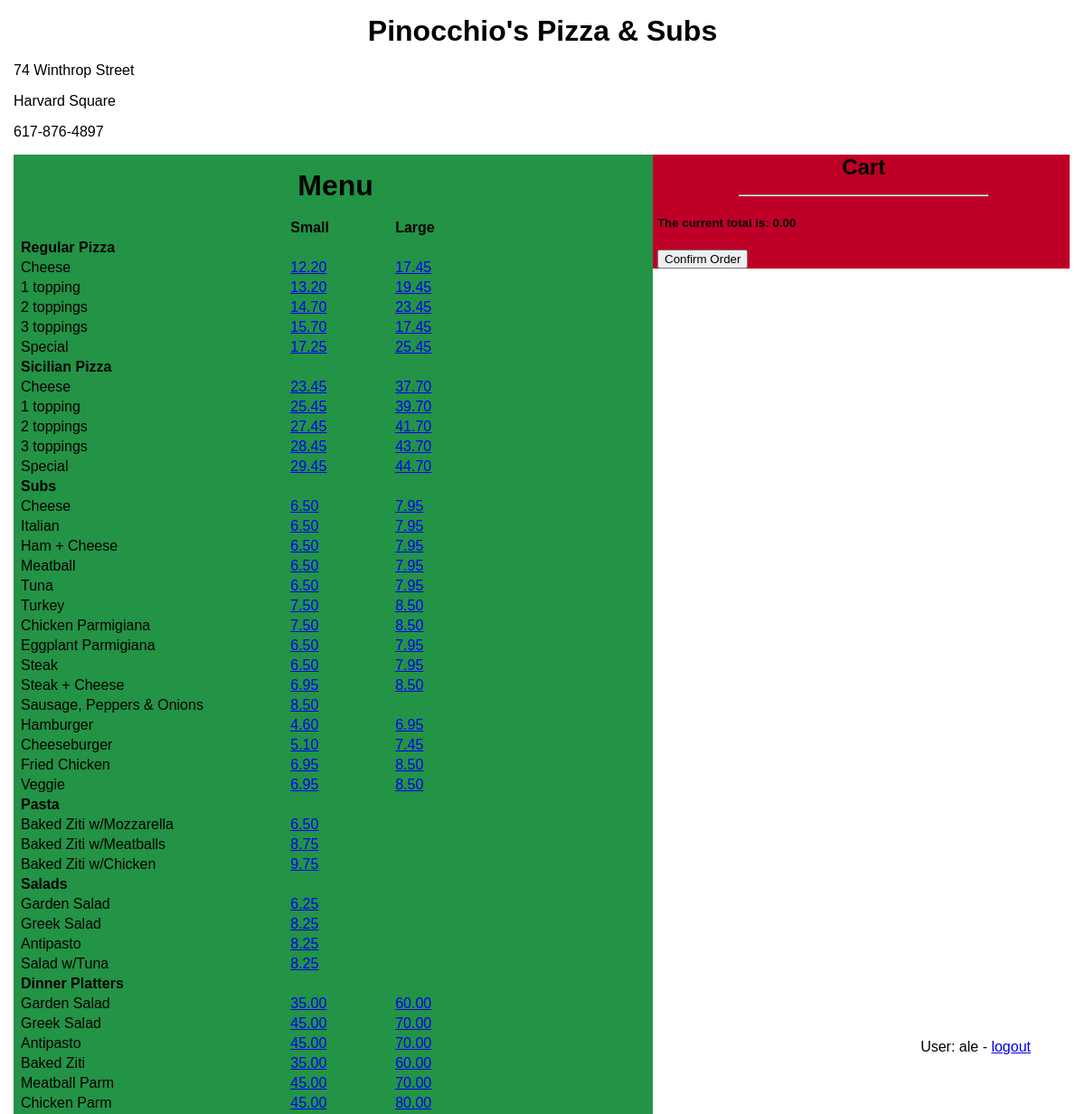
The app's page / (signed in) with its own data.
### orders/models.py (models this page shows)
class Menu(models.Model):
	class_name = models.CharField(max_length=30)
	mtype = models.CharField(max_length=5, default='pasta')
	name = models.CharField(max_length=30)
	num_toppings = models.IntegerField()
	size = models.BooleanField(default=True)
	price = models.DecimalField(max_digits=5, decimal_places=2)
	price_big = models.DecimalField(max_digits=5, decimal_places=2, null=True)

### orders/views.py (the view)
# urls.py: path("", views.index, name="index"),
def index(request):
	logger = logging.getLogger('applog')
	menu = list(Menu.objects.all())
	context = {
		"class_names" : ['Regular Pizza', 'Sicilian Pizza', 'Subs', 'Pasta', 'Salads', 'Dinner Platters'],
		"items" : list(menu),
	}
	return render(request, "orders/index.html", context)

### orders/templates/orders/index.html (shortened to what this page needs)
{% extends "orders/base.html" %}
{% block body %}
{% if user.is_authenticated %}
<div id="allcont" class="container">
	<div class="title">
		<h1>Pinocchio's Pizza & Subs</h1>
		<p>74 Winthrop Street</p>
		<p>Harvard Square</p>
		<p>617-876-4897</p>
	</div>
	<div class="menu">
	    <h1>Menu</h1>
    	<table>
			<tr>
				<td></td>
				<td style="font-weight: bold;">Small</td>
			    <td style="font-weight: bold;">Large</td>
			</tr>
			{% for c in class_names %}
				<tr >
					<td style="font-weight: bold;">{{ c }}</td>
				</tr>
				{% for item in items %}
					{% if item.class_name == c %}
					 	<tr>
					    	<td width="65%">{{ item.name }}</td>
						    <td width="25%">
						    	{% if item.price %}
						    	<a href="#" onclick='javascript:addToCart("{{item.class_name}}", "{{item.mtype}}", "{{item.name}}", "{{item.price}}", "{{item.num_toppings}}", "small", "{{user.username}}");'>{{ item.price }}</a>
						    	{% endif %}
						    </td>
						    <td width="25%">
						    	{% if item.price_big %}
						    	<a href="#" onclick='javascript:addToCart("{{item.class_name}}", "{{item.mtype}}", "{{item.name}}", "{{item.price_big}}", "{{item.num_toppings}}", "large", "{{user.username}}");'>{{ item.price_big }}
						    	</a>
						    	{% endif %}
						    </td>
						</tr>
					{% endif %}
				{% endfor %}
			{% endfor %}
		</table>
	</div>
	<div class="cartdiv">
		<div class="cart">
			<form action="{% url 'confirm_order' %}" method="post" name='cartconf'>
				<h2>Cart</h2>
				<hr>
				<h5 id="total"></h5>
				<input type="submit" name='cart' value='Confirm Order', onclick="carttotal();">
			</form>
		</div>
		<div class="logout"><p>User: {{ user }} - <a href="{% url 'logout' %}">logout</a></p></div>
	</div>
</div>
{% else %}
	<p>You are not logged in</p>
	<p><a href="{% url 'signup' %}">signup</a></p>
	<p><a href="{% url 'login' %}">login</a></p>
{% endif %}
{% endblock %}

### orders/templates/orders/base.html (shortened to what this page needs)
{% load static %}
{% load mytags %}
<!DOCTYPE html>
<html>
    <head>
        <link rel="stylesheet" href="{% static 'orders/styles.css' %}"/>
    </head>
    <body>
        {% block body %}
        {% endblock %}
    </body>
</html>

### orders/static/orders/styles.css (style rules this page uses)
body { font-family: sans-serif; ext-align: center; font-family: Verdana,Arial,Helvetica,sans-serif; margin: 0; }
.container { max-width:1170px; margin:auto; }
.title { width: 100%; background-color: white; }
.menu { float: left; overflow: hidden; padding: 0 0px 0 5px; width: 60%; border-right:1px; background-color: #239346; }
.cartdiv { float: left; padding: 0 0 0 5px; width: 39%; background-color: #be0027; }
.logout { position:fixed; top:92%; right:5%; }
hr { color:black; width: 60%; margin-left: auto; margin-right: auto; }
div.menu table { vertical-align: top; }
html, body { background-color: white; }
h1,h2 { text-align: center; font-family: Verdana,Arial,Helvetica,sans-serif; margin: 0; }
h1 { margin-bottom: 0.5em; margin-top: 0.5em; }
td { vertical-align: top }

### records on screen
Menu: name "Cheese", price "12.20", price_big "17.45"
Menu: name "1 topping", price "13.20", price_big "19.45"
Menu: name "2 toppings", price "14.70", price_big "23.45"
Menu: name "3 toppings", price "15.70", price_big "17.45"
Menu: name "Special", price "17.25", price_big "25.45"
Menu: name "Cheese", price "23.45", price_big "37.70"
Menu: name "1 topping", price "25.45", price_big "39.70"
Menu: name "2 toppings", price "27.45", price_big "41.70"
Menu: name "3 toppings", price "28.45", price_big "43.70"
Menu: name "Special", price "29.45", price_big "44.70"
Menu: name "Cheese", price "6.50", price_big "7.95"
Menu: name "Italian", price "6.50", price_big "7.95"
Menu: name "Ham + Cheese", price "6.50", price_big "7.95"
Menu: name "Meatball", price "6.50", price_big "7.95"
Menu: name "Tuna", price "6.50", price_big "7.95"
Menu: name "Turkey", price "7.50", price_big "8.50"
Menu: name "Chicken Parmigiana", price "7.50", price_big "8.50"
Menu: name "Eggplant Parmigiana", price "6.50", price_big "7.95"
Menu: name "Steak", price "6.50", price_big "7.95"
Menu: name "Steak + Cheese", price "6.95", price_big "8.50"
Menu: name "Sausage, Peppers & Onions", price "8.50"
Menu: name "Hamburger", price "4.60", price_big "6.95"
Menu: name "Cheeseburger", price "5.10", price_big "7.45"
Menu: name "Fried Chicken", price "6.95", price_big "8.50"
Menu: name "Veggie", price "6.95", price_big "8.50"
Menu: name "Baked Ziti w/Mozzarella", price "6.50"
Menu: name "Baked Ziti w/Meatballs", price "8.75"
Menu: name "Baked Ziti w/Chicken", price "9.75"
Menu: name "Garden Salad", price "6.25"
Menu: name "Greek Salad", price "8.25"
Menu: name "Antipasto", price "8.25"
Menu: name "Salad w/Tuna", price "8.25"
Menu: name "Garden Salad", price "35.00", price_big "60.00"
Menu: name "Greek Salad", price "45.00", price_big "70.00"
Menu: name "Antipasto", price "45.00", price_big "70.00"
Menu: name "Baked Ziti", price "35.00", price_big "60.00"
Menu: name "Meatball Parm", price "45.00", price_big "70.00"
Menu: name "Chicken Parm", price "45.00", price_big "80.00"

### other values on screen
{{ c }} "Regular Pizza" "Sicilian Pizza" "Subs" "Pasta" "Salads" "Dinner Platters"
{{ user }} "ale"
